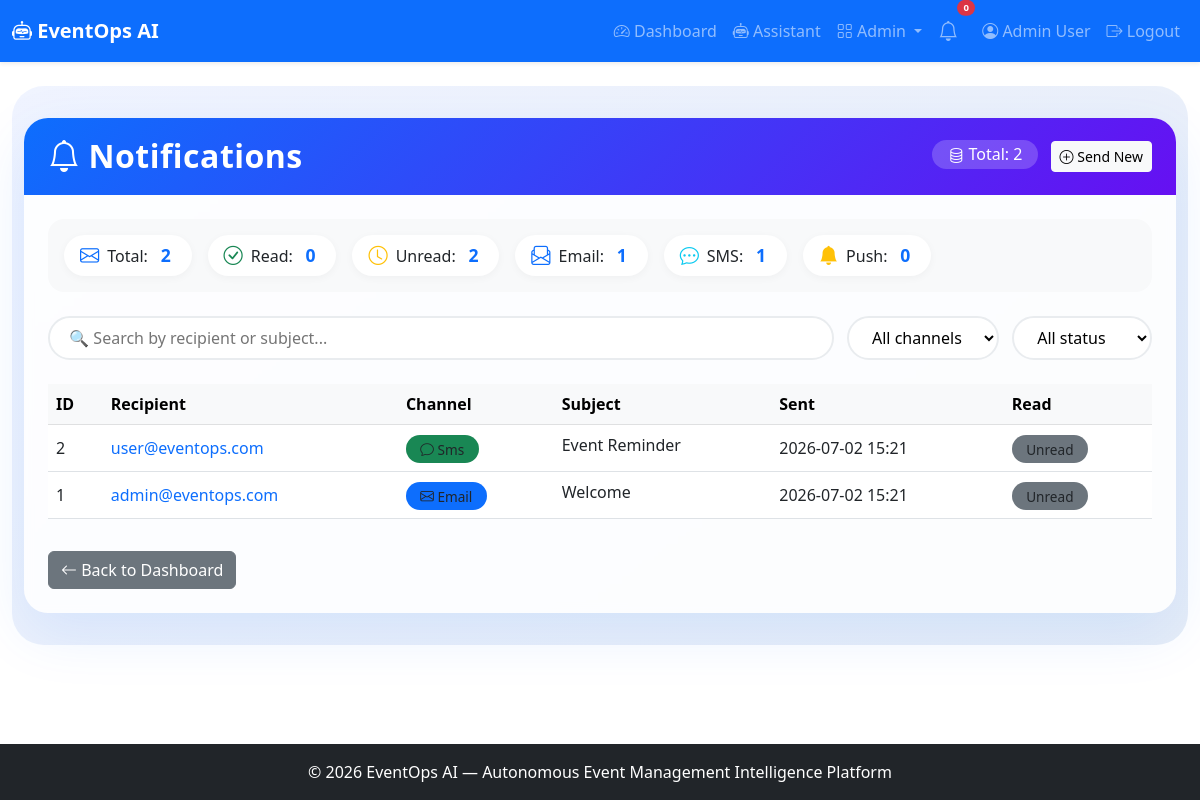
The app's page /admin/notifications (signed in) with its own data.
### app.py (models this page shows, shortened)
class User(UserMixin, db.Model):
    id = db.Column(db.Integer, primary_key=True)
    name = db.Column(db.String(100), nullable=False)
    email = db.Column(db.String(100), unique=True, nullable=False)
    password_hash = db.Column(db.String(200), nullable=False)
    role = db.Column(db.String(20), default='user')
    created_at = db.Column(db.DateTime, default=lambda: datetime.now(timezone.utc))

class Notification(db.Model):
    id = db.Column(db.Integer, primary_key=True)
    user_id = db.Column(db.Integer, db.ForeignKey('user.id'), nullable=True)
    recipient = db.Column(db.String(100))
    channel = db.Column(db.String(20))
    subject = db.Column(db.String(200))
    message = db.Column(db.Text)
    sent_at = db.Column(db.DateTime, default=lambda: datetime.now(timezone.utc))
    read = db.Column(db.Boolean, default=False)
    user = db.relationship('User', backref='notifications')

### app.py (the view)
@app.route('/admin/notifications')
@login_required
def admin_notifications():
    if current_user.role != 'admin':
        abort(403)
    notifications = Notification.query.order_by(Notification.sent_at.desc()).all()
    return render_template('admin_notifications.html', notifications=notifications)

### app.py (called while the page is built)
@login_manager.user_loader
def load_user(user_id):
    return User.query.get(int(user_id))

### Milestone 4/Event managemaent/templates/admin_notifications.html (shortened to what this page needs)
{% extends "base.html" %}
{% block content %}
<div class="admin-wrapper">
    <div class="container-fluid">
        <div class="card admin-card">
            <div class="card-header d-flex flex-wrap justify-content-between align-items-center">
                <h2 class="mb-0"><i class="bi bi-bell me-2"></i>Notifications</h2>
                <div>
                    <span class="total-badge"><i class="bi bi-database"></i> Total: {{ notifications|length }}</span>
                    <a href="{{ url_for('admin_notification_send') }}" class="btn btn-light btn-sm ms-2">
                        <i class="bi bi-plus-circle"></i> Send New
                    </a>
                </div>
            </div>
            <div class="card-body">
                <div class="stats-row">
                    <div class="stat-item"><i class="bi bi-envelope"></i> Total: <span class="stat-num">{{ notifications|length }}</span></div>
                    <div class="stat-item"><i class="bi bi-check-circle text-success"></i> Read: <span class="stat-num">{{ notifications|selectattr('read', 'equalto', True)|list|length }}</span></div>
                    <div class="stat-item"><i class="bi bi-clock text-warning"></i> Unread: <span class="stat-num">{{ notifications|selectattr('read', 'equalto', False)|list|length }}</span></div>
                    <div class="stat-item"><i class="bi bi-envelope-paper text-primary"></i> Email: <span class="stat-num">{{ notifications|selectattr('channel', 'equalto', 'email')|list|length }}</span></div>
                    <div class="stat-item"><i class="bi bi-chat-dots text-info"></i> SMS: <span class="stat-num">{{ notifications|selectattr('channel', 'equalto', 'sms')|list|length }}</span></div>
                    <div class="stat-item"><i class="bi bi-bell-fill text-warning"></i> Push: <span class="stat-num">{{ notifications|selectattr('channel', 'equalto', 'push')|list|length }}</span></div>
                </div>
                <div class="filter-bar">
                    <input type="text" id="searchNotif" class="search-box" placeholder="🔍 Search by recipient or subject...">
                    <select id="filterChannel" class="filter-select">
                        <option value="">All channels</option>
                    </select>
                    <select id="filterRead" class="filter-select">
                        <option value="">All status</option>
                    </select>
                </div>
                <div class="table-responsive">
                    <table class="table table-hover align-middle" id="notifTable">
                        <thead class="table-light">
                            <tr>
                                <th>ID</th>
                                <th>Recipient</th>
                                <th>Channel</th>
                                <th>Subject</th>
                                <th>Sent</th>
                                <th>Read</th>
                            </tr>
                        </thead>
                        <tbody>
                            {% for notif in notifications %}
                            <tr data-recipient="{{ notif.recipient|lower }}"
                                data-subject="{{ notif.subject|lower }}"
                                data-channel="{{ notif.channel|lower }}"
                                data-read="{{ notif.read|string|lower }}">
                                <td>{{ notif.id }}</td>
                                <td><span class="recipient-email">{{ notif.recipient }}</span></td>
                                <td>
                                    <span class="badge-status bg-{{ 'primary' if notif.channel == 'email' else 'success' if notif.channel == 'sms' else 'warning' }}">
                                        <i class="bi bi-{{ 'envelope' if notif.channel == 'email' else 'chat' if notif.channel == 'sms' else 'bell' }}"></i>
                                        {{ notif.channel|title }}
                                    </span>
                                </td>
                                <td><span class="subject-preview" title="{{ notif.subject }}">{{ notif.subject }}</span></td>
                                <td>{{ notif.sent_at.strftime('%Y-%m-%d %H:%M') }}</td>
                                <td>
                                    <span class="badge-status bg-{{ 'success' if notif.read else 'secondary' }}">
                                        {{ 'Read' if notif.read else 'Unread' }}
                                    </span>
                                </td>
                            </tr>
                            {% endfor %}
                        </tbody>
                    </table>
                </div>
                <div class="mt-3">
                    <a href="{{ url_for('dashboard') }}" class="btn btn-secondary">
                        <i class="bi bi-arrow-left"></i> Back to Dashboard
                    </a>
                </div>
            </div>
        </div>
    </div>
</div>
{% endblock %}

### Milestone 1/Event managemaent/templates/base.html (shortened to what this page needs)
<!DOCTYPE html>
<html lang="en">
<head>
    <link href="https://cdn.jsdelivr.net/npm/bootstrap@5.3.0/dist/css/bootstrap.min.css" rel="stylesheet">
    <link rel="stylesheet" href="https://cdn.jsdelivr.net/npm/bootstrap-icons@1.11.0/font/bootstrap-icons.css">
    <link rel="stylesheet" href="{{ url_for('static', filename='css/style.css') }}">
</head>
<body>
    <nav class="navbar navbar-expand-lg navbar-dark bg-primary shadow-sm">
        <div class="container-fluid">
            <a class="navbar-brand fw-bold" href="{{ url_for('index') }}">
                <i class="bi bi-robot"></i> EventOps AI
            </a>
            <div class="collapse navbar-collapse" id="navbarNav">
                <ul class="navbar-nav ms-auto align-items-lg-center">
                    {% if current_user.is_authenticated %}
                        <li class="nav-item">
                            <a class="nav-link" href="{{ url_for('dashboard') }}">
                                <i class="bi bi-speedometer2"></i> Dashboard
                            </a>
                        </li>
                        <li class="nav-item">
                            <a class="nav-link" href="{{ url_for('assistant_page') }}">
                                <i class="bi bi-robot"></i> Assistant
                            </a>
                        </li>
                        {% if current_user.role == 'admin' %}
                        <li class="nav-item dropdown">
                            <a class="nav-link dropdown-toggle" href="#" role="button" data-bs-toggle="dropdown">
                                <i class="bi bi-grid"></i> Admin
                            </a>
                        </li>
                        {% endif %}
                        <li class="nav-item position-relative me-2">
                            <a class="nav-link" href="#" title="Notifications" data-bs-toggle="dropdown">
                                <i class="bi bi-bell fs-5"></i>
                                <span class="position-absolute top-0 start-100 translate-middle badge rounded-pill bg-danger" style="font-size:0.6rem;">
                                    0
                                </span>
                            </a>
                        </li>
                        <li class="nav-item">
                            <a class="nav-link" href="{{ url_for('profile') }}">
                                <i class="bi bi-person-circle"></i> {{ current_user.name }}
                            </a>
                        </li>
                        <li class="nav-item">
                            <a class="nav-link" href="{{ url_for('logout') }}">
                                <i class="bi bi-box-arrow-right"></i> Logout
                            </a>
                        </li>
                    {% endif %}
                </ul>
            </div>
        </div>
    </nav>
    <main class="container-fluid py-4">
        {% block content %}{% endblock %}
    </main>
    <footer class="footer bg-dark text-white py-3 mt-4">
        <div class="container text-center">
            <span>© 2026 EventOps AI — Autonomous Event Management Intelligence Platform</span>
        </div>
    </footer>
</body>
</html>

### Milestone 1/Event managemaent/static/css/style.css (style rules this page uses)
body { padding-bottom: 60px; }
.footer { position: fixed; bottom: 0; width: 100%; }

### Milestone 4/Event managemaent/templates/admin_notifications.html (style rules this page uses)
.admin-wrapper { background: linear-gradient(145deg, #f0f4ff 0%, #e6edf7 100%); padding: 2rem 0; border-radius: 2rem; }
.admin-card { border: none; border-radius: 1.5rem; box-shadow: 0 20px 60px rgba(13, 110, 253, 0.10); background: rgba(255, 255, 255, 0.85); backdrop-filter: blur(4px); overflow: hidden; }
.admin-card .card-header { background: linear-gradient(135deg, #0d6efd, #6610f2); color: white; padding: 1.2rem 1.5rem; border: none; }
.admin-card .card-header h2 { font-weight: 700; letter-spacing: 0.5px; }
.admin-card .card-body { padding: 1.5rem; }
.stats-row { display: flex; flex-wrap: wrap; gap: 1rem; margin-bottom: 1.5rem; background: #f8f9fa; border-radius: 1rem; padding: 1rem; }
.stats-row .stat-item { display: flex; align-items: center; gap: 0.5rem; background: white; padding: 0.4rem 1rem; border-radius: 50px; box-shadow: 0 2px 8px rgba(0,0,0,0.04); }
.stats-row .stat-item i { font-size: 1.2rem; color: #0d6efd; }
.stats-row .stat-item .stat-num { font-weight: 700; color: #0d6efd; font-size: 1.1rem; margin: 0 0.3rem; }
.filter-bar { display: flex; flex-wrap: wrap; gap: 0.8rem; margin-bottom: 1.5rem; }
.filter-bar .search-box { flex: 1; min-width: 200px; border-radius: 50px; border: 2px solid #e9ecef; padding: 0.5rem 1.2rem; transition: all 0.2s; background: white; }
.filter-bar .filter-select { border-radius: 50px; border: 2px solid #e9ecef; padding: 0.5rem 1.2rem; background: white; transition: all 0.2s; min-width: 140px; }
.table-hover tbody tr { transition: all 0.2s ease; }
.badge-status { padding: 0.3rem 0.9rem; border-radius: 30px; font-weight: 500; font-size: 0.85rem; }
.total-badge { background: rgba(255,255,255,0.2); padding: 0.2rem 1rem; border-radius: 30px; font-weight: 500; }
.recipient-email { font-weight: 500; color: #0d6efd; }
.subject-preview { max-width: 180px; white-space: nowrap; overflow: hidden; text-overflow: ellipsis; display: inline-block; }

### records on screen
User: name "Admin User"
Notification: id "2", recipient "user@eventops.com", channel "Sms", subject "Event Reminder", sent_at "2026-07-02 15:21", read "Unread"
Notification: id "1", recipient "admin@eventops.com", channel "Email", subject "Welcome", sent_at "2026-07-02 15:21", read "Unread"

### other values on screen
{{ notifications|length }} "2"
{{ notifications|selectattr('read', 'equalto', True)|list|length }} "0"
{{ notifications|selectattr('read', 'equalto', False)|list|length }} "2"
{{ notifications|selectattr('channel', 'equalto', 'email')|list|length }} "1"
{{ notifications|selectattr('channel', 'equalto', 'sms')|list|length }} "1"
{{ notifications|selectattr('channel', 'equalto', 'push')|list|length }} "0"
